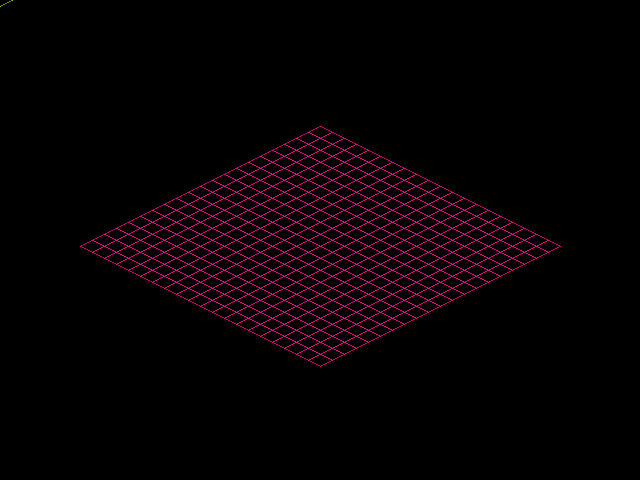
Frame 1 (no input)
Frame 60 (the mouse pressed at the canvas centre just before this capture): identical to frame 1, image omitted
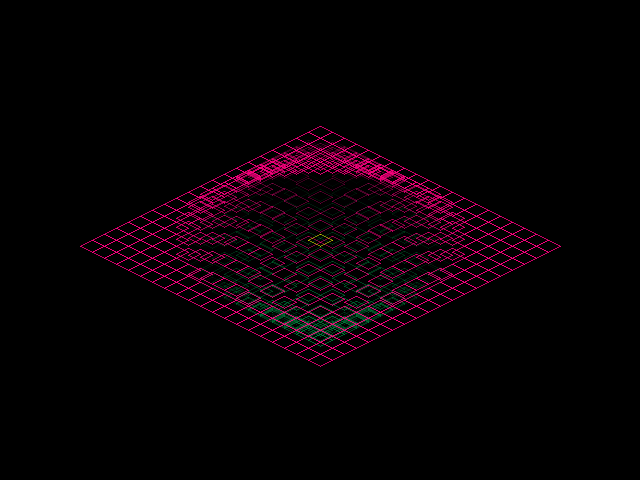
Frame 120 (the mouse held since frame 60 and released just before this capture)

The Processing sketch that drew these frames (run headless with seeded random() and noise(); from frame 60 on, the mouse is pressed at the canvas centre):

// Processing sketch: processing_8649
// ── processing_8649.pde


World world = new World();

void setup() {
  size(640, 480);
  ellipseMode(CORNER);
  noSmooth();
  noCursor();
}

void draw() {
  background(0);
  translate(width / 2, height / 2);
  world.update(mouseX - width / 2, mouseY - height / 2); 
  world.render();
}

void mousePressed() {
  
}

class World {
  PVector isoMouse = new PVector();
  World() {

  }

  void update(int mouseX, int mouseY) {
    isoMouse = getRealPosition(new PVector(mouseX, mouseY));
  }

  PVector getScreenPosition(PVector loc) {

    PVector positionOnScreen = new PVector();

    positionOnScreen.x = (loc.x - loc.y) / 2.0;
    positionOnScreen.y = (loc.x + loc.y) / 4.0;

    return positionOnScreen;
  }

  PVector getRealPosition(PVector onScreenPoint) {
    PVector realPosition = new PVector();

    realPosition.x = onScreenPoint.x + 2.0 * onScreenPoint.y;
    realPosition.y = - onScreenPoint.x + 2.0 * onScreenPoint.y;

    return realPosition;   
  }
  static final int TILE_SIZE = 24;
  void renderTile(float x, float y) {
    line(x - (TILE_SIZE >> 1),y,x, y - (TILE_SIZE >> 2) );
    line(x + (TILE_SIZE >> 1),y,x, y - (TILE_SIZE >> 2) );
    line(x - (TILE_SIZE >> 1),y,x, y + (TILE_SIZE >> 2) );
    line(x + (TILE_SIZE >> 1),y,x, y + (TILE_SIZE >> 2) );
  }

  void render() {

    PVector brush;

    for (int i = -(TILE_SIZE * 9); i <= TILE_SIZE * 10; i += TILE_SIZE)
      for (int j = -(TILE_SIZE * 9); j <= TILE_SIZE * 10; j += TILE_SIZE) {

        PVector realTilePosition = new PVector(i, j);
        brush = getScreenPosition(realTilePosition);

        int intensity = int(realTilePosition.dist(isoMouse));

        if (intensity > 200)
          intensity = 200;
          
           brush.z = intensity;
          
        stroke(0, 128, 60, 200 - intensity);
        renderTile(brush.x, brush.y + 100 - (brush.z / 2));

       
        stroke(255, 0, 128, intensity);
       
        renderTile(brush.x, brush.y - 100 + (brush.z / 2));
      
      }
      
    PVector isoMouseTile = getScreenPosition(isoMouse);
    
    stroke(255, 255, 0, 128);
    renderTile(isoMouseTile.x, isoMouseTile.y); 
    
    
  }
}
